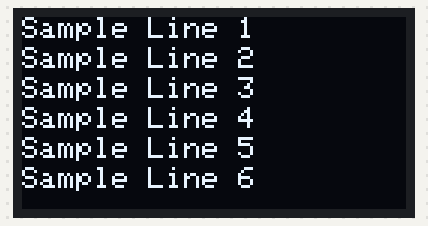
Simulated run of this sketch. Board: Arduino Uno, built with avr-gcc and run on an emulated ATmega328P. Parts: 128×64 one-colour display.

Above: at 0.1 s.

The sketch:

SSD1306_Oled.ino
```cpp
#include <Adafruit_GFX.h>
#include <Adafruit_SSD1306.h>
#include <Wire.h>

#define SCREEN_WIDTH 128
#define SCREEN_HEIGHT 64
#define OLED_RESET     4
#define SCREEN_ADDRESS 0x3C // for Example A4, A5
Adafruit_SSD1306 display(SCREEN_WIDTH, SCREEN_HEIGHT, &Wire, OLED_RESET);


void setup() {
    if(!display.begin(SSD1306_SWITCHCAPVCC, SCREEN_ADDRESS)) {
        Serial.println("SSD1306 allocation failed");
        for(;;);
    }

}

void loop() {
    display.clearDisplay();
    display.setTextSize(1);
    display.setTextColor(SSD1306_WHITE);
    // display.setCursor("""Width Point""", """Height Point""");
    display.setCursor(0, 0);
    display.print("Sample Line 1");
    display.setCursor(0, 10);
    display.print("Sample Line 2");
    display.setCursor(0, 20);
    display.print("Sample Line 3");
    display.setCursor(0, 30);
    display.print("Sample Line 4");
    display.setCursor(0, 40);
    display.print("Sample Line 5");
    display.setCursor(0, 50);
    display.print("Sample Line 6");
    display.display();
}

// Analog Address Detecting, Maybe it will work for you.
void address_detect() {
  byte error, address;
  int nDevices;

  Serial.println("Scanning...");
  nDevices = 0;
  for (address = 1; address < 127; address++ ) {
    Wire.beginTransmission(address);
    error = Wire.endTransmission();

    if (error == 0) {
      Serial.print("I2C device found at address 0x");
      if (address < 16)
        Serial.print("0");
      Serial.print(address, HEX);
      Serial.println("  !");

      nDevices++;
    }
    else if (error == 4) {
      Serial.print("Unknown error at address 0x");
      if (address < 16)
        Serial.print("0");
      Serial.println(address, HEX);
    }
  }
  if (nDevices == 0)
    Serial.println("No I2C devices found\n");
  else
    Serial.println("done\n");
}
```
